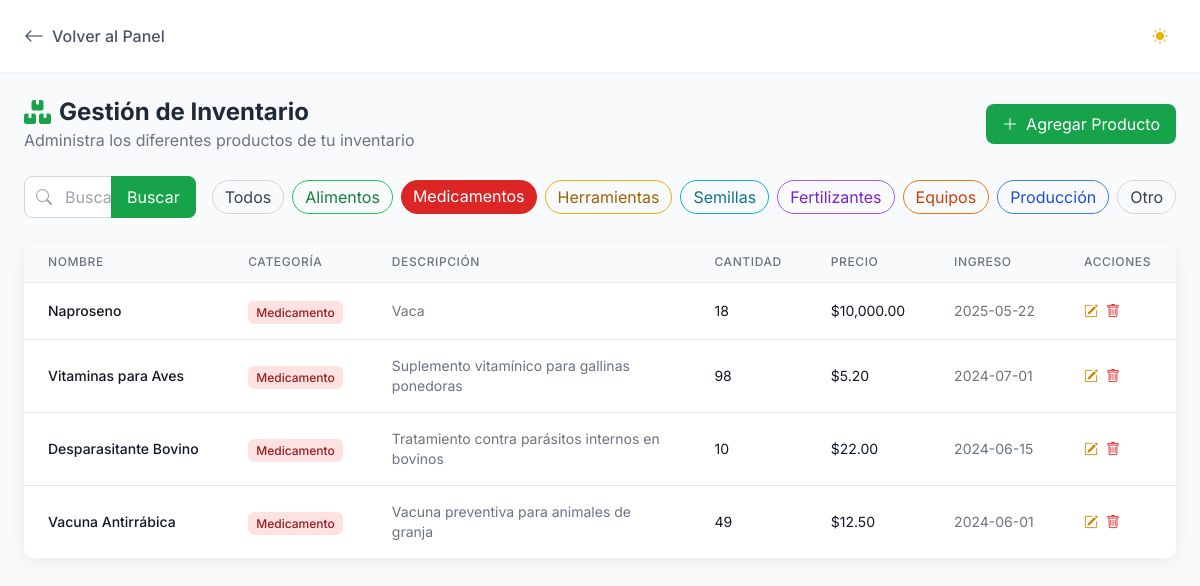
Screenshot of /modulos/inventario.php?tipo=medicamento (signed in) with the database file from the repository.
### tables this page shows
CREATE TABLE `inventario` (
  `id` int(11) NOT NULL,
  `tipo` enum('alimento','medicamento','herramienta','semilla','fertilizante','equipo','produccion','otro') NOT NULL,
  `nombre` varchar(100) DEFAULT NULL,
  `cantidad` int(11) DEFAULT NULL,
  `unidad` varchar(50) DEFAULT NULL,
  `fecha_vencimiento` date DEFAULT NULL,
  `descripcion` text DEFAULT NULL,
  `fecha_ingreso` date NOT NULL,
  `precio` decimal(10,2) NOT NULL
);

### modulos/inventario.php (the view, shortened to what this page needs)
<?php
include '../db.php';
$tipo_filtro = isset($_GET['tipo']) ? $_GET['tipo'] : null;
$buscar_termino = isset($_GET['buscar']) ? $_GET['buscar'] : null;
$sql = "SELECT * FROM inventario";
$conditions = [];
$params = [];
if ($tipo_filtro && $tipo_filtro !== 'todos') {
    $conditions[] = "tipo = :tipo";
    $params[':tipo'] = $tipo_filtro;
}
if (count($conditions) > 0) {
    $sql .= " WHERE " . implode(' AND ', $conditions);
}
$sql .= " ORDER BY fecha_ingreso DESC";
try {
    $stmt = $conn->prepare($sql);
    $stmt->execute($params);
    $productos = $stmt->fetchAll(PDO::FETCH_ASSOC);
} catch (PDOException $e) {
    $productos = [];
    error_log("Error de base de datos en inventario.php: " . $e->getMessage());
}
function getNombreCategoria($tipo)
{
    $nombres = [
        'alimento' => 'Alimento',
        'medicamento' => 'Medicamento',
        'herramienta' => 'Herramienta',
        'semilla' => 'Semilla',
        'fertilizante' => 'Fertilizante',
        'equipo' => 'Equipo',
        'produccion' => 'Producción',
        'otro' => 'Otro'
    ];
    return $nombres[$tipo] ?? $tipo;
}
?>
<!DOCTYPE html>
<html lang="es" class="h-full">
<head>
    <script src="https://cdn.tailwindcss.com"></script>
    <link rel="stylesheet" href="https://cdn.jsdelivr.net/npm/bootstrap-icons@1.11.3/font/bootstrap-icons.min.css">
    <link href="https://cdnjs.cloudflare.com/ajax/libs/font-awesome/6.0.0/css/all.min.css" rel="stylesheet">
</head>
<body x-data="appData()" class="h-full bg-gray-50 dark:bg-gray-900 font-sans text-gray-800 dark:text-gray-100 transition-colors duration-200">
    <div class="min-h-full">
        <header class="bg-white dark:bg-gray-800 shadow-sm sticky top-0 z-40">
            <div class="px-6 py-4 flex justify-between items-center">
                <div class="flex items-center space-x-4">
                    <a href="../dashboard.php" class="flex items-center text-gray-600 dark:text-gray-300 hover:text-primary-600 dark:hover:text-primary-400">
                        <i class="bi bi-arrow-left text-xl mr-2"></i>
                        <span class="font-medium">Volver al Panel</span>
                    </a>
                </div>
                <div class="flex items-center space-x-4">
                    <div class="hidden md:flex items-center space-x-4">
                        <div class="relative">
                            <button id="theme-toggle" class="p-2 rounded-full hover:bg-gray-100 dark:hover:bg-gray-700 focus:outline-none" @click="toggleTheme()">
                                <i class="bi bi-sun-fill text-yellow-500 dark:hidden"></i>
                            </button>
                        </div>
                    </div>
                </div>
            </div>
        </header>
        <main class="p-6">
            <div class="flex flex-col md:flex-row justify-between items-start md:items-center mb-6">
                <div>
                    <h1 class="text-2xl font-bold flex items-center">
                        <i class="fas fa-boxes text-primary-600 mr-2"></i> Gestión de Inventario
                    </h1>
                    <p class="text-gray-500 dark:text-gray-400">Administra los diferentes productos de tu inventario</p>
                </div>
                <div class="mt-4 md:mt-0 flex space-x-3">
                    <button @click="openModalAgregar = true" class="flex items-center justify-center px-4 py-2 bg-primary-600 hover:bg-primary-700 text-white rounded-lg transition-colors duration-200">
                        <i class="bi bi-plus-lg mr-2"></i>
                        Agregar Producto
                    </button>
                </div>
            </div>
            <div class="flex flex-col md:flex-row justify-between items-start md:items-center mb-6 space-y-4 md:space-y-0 md:space-x-4">
                <form action="inventario.php" method="GET" class="w-full md:w-auto flex-grow">
                    <div class="relative max-w-md">
                        <div class="absolute inset-y-0 left-0 pl-3 flex items-center pointer-events-none">
                        </div>
                        <input type="text" name="buscar" class="block w-full pl-10 pr-12 py-2 border border-gray-300 dark:border-gray-600 dark:bg-gray-700 rounded-lg focus:ring-primary-500 focus:border-primary-500" placeholder="Buscar por nombre o descripción" value="<?= htmlspecialchars($buscar_termino ?? '') ?>">
                        <div class="absolute inset-y-0 right-0 flex items-center">
                            <button type="submit" class="px-4 h-full bg-primary-600 text-white rounded-r-lg hover:bg-primary-700 focus:outline-none">
                                Buscar
                            </button>
                        </div>
                    </div>
                </form>
                <div class="flex space-x-2 overflow-x-auto pb-2 md:pb-0 flex-shrink-0">
                    <a href="inventario.php?<?= $buscar_termino ? 'buscar=' . htmlspecialchars($buscar_termino) . '&' : '' ?>tipo=todos" class="px-3 py-1 rounded-full transition-colors duration-200 <?= ($tipo_filtro === null || $tipo_filtro === 'todos') ? 'bg-primary-600 text-white' : 'border border-gray-300 dark:border-gray-600 text-gray-700 dark:text-gray-300 hover:bg-gray-100 dark:hover:bg-gray-700' ?>">Todos</a>
                    <a href="inventario.php?<?= $buscar_termino ? 'buscar=' . htmlspecialchars($buscar_termino) . '&' : '' ?>tipo=alimento" class="px-3 py-1 rounded-full transition-colors duration-200 <?= ($tipo_filtro === 'alimento') ? 'bg-green-600 text-white' : 'border border-green-500 text-green-700 hover:bg-green-50' ?>">Alimentos</a>
                    <a href="inventario.php?<?= $buscar_termino ? 'buscar=' . htmlspecialchars($buscar_termino) . '&' : '' ?>tipo=medicamento" class="px-3 py-1 rounded-full transition-colors duration-200 <?= ($tipo_filtro === 'medicamento') ? 'bg-red-600 text-white' : 'border border-red-500 text-red-700 hover:bg-red-50' ?>">Medicamentos</a>
                    <a href="inventario.php?<?= $buscar_termino ? 'buscar=' . htmlspecialchars($buscar_termino) . '&' : '' ?>tipo=herramienta" class="px-3 py-1 rounded-full transition-colors duration-200 <?= ($tipo_filtro === 'herramienta') ? 'bg-yellow-600 text-white' : 'border border-yellow-500 text-yellow-700 hover:bg-yellow-50' ?>">Herramientas</a>
                    <a href="inventario.php?<?= $buscar_termino ? 'buscar=' . htmlspecialchars($buscar_termino) . '&' : '' ?>tipo=semilla" class="px-3 py-1 rounded-full transition-colors duration-200 <?= ($tipo_filtro === 'semilla') ? 'bg-cyan-600 text-white' : 'border border-cyan-500 text-cyan-700 hover:bg-cyan-50' ?>">Semillas</a>
                    <a href="inventario.php?<?= $buscar_termino ? 'buscar=' . htmlspecialchars($buscar_termino) . '&' : '' ?>tipo=fertilizante" class="px-3 py-1 rounded-full transition-colors duration-200 <?= ($tipo_filtro === 'fertilizante') ? 'bg-purple-600 text-white' : 'border border-purple-500 text-purple-700 hover:bg-purple-50' ?>">Fertilizantes</a>
                    <a href="inventario.php?<?= $buscar_termino ? 'buscar=' . htmlspecialchars($buscar_termino) . '&' : '' ?>tipo=equipo" class="px-3 py-1 rounded-full transition-colors duration-200 <?= ($tipo_filtro === 'equipo') ? 'bg-orange-600 text-white' : 'border border-orange-500 text-orange-700 hover:bg-orange-50' ?>">Equipos</a>
                    <a href="inventario.php?<?= $buscar_termino ? 'buscar=' . htmlspecialchars($buscar_termino) . '&' : '' ?>tipo=produccion" class="px-3 py-1 rounded-full transition-colors duration-200 <?= ($tipo_filtro === 'produccion') ? 'bg-blue-600 text-white' : 'border border-blue-500 text-blue-700 hover:bg-blue-50' ?>">Producción</a>
                    <a href="inventario.php?<?= $buscar_termino ? 'buscar=' . htmlspecialchars($buscar_termino) . '&' : '' ?>tipo=otro" class="px-3 py-1 rounded-full transition-colors duration-200 <?= ($tipo_filtro === 'otro') ? 'bg-gray-600 text-white' : 'border border-gray-300 dark:border-gray-600 text-gray-700 dark:text-gray-300 hover:bg-gray-100 dark:hover:bg-gray-700' ?>">Otro</a>
                </div>
            </div>
            <div class="bg-white dark:bg-gray-800 rounded-xl shadow-soft overflow-hidden">
                <div class="overflow-x-auto">
                    <table class="min-w-full divide-y divide-gray-200 dark:divide-gray-700">
                        <thead class="bg-gray-50 dark:bg-gray-700">
                            <tr>
                                <th scope="col" class="px-6 py-3 text-left text-xs font-medium text-gray-500 dark:text-gray-300 uppercase tracking-wider">Nombre</th>
                                <th scope="col" class="px-6 py-3 text-left text-xs font-medium text-gray-500 dark:text-gray-300 uppercase tracking-wider">Categoría</th>
                                <th scope="col" class="px-6 py-3 text-left text-xs font-medium text-gray-500 dark:text-gray-300 uppercase tracking-wider">Descripción</th>
                                <th scope="col" class="px-6 py-3 text-left text-xs font-medium text-gray-500 dark:text-gray-300 uppercase tracking-wider">Cantidad</th>
                                <th scope="col" class="px-6 py-3 text-left text-xs font-medium text-gray-500 dark:text-gray-300 uppercase tracking-wider">Precio</th>
                                <th scope="col" class="px-6 py-3 text-left text-xs font-medium text-gray-500 dark:text-gray-300 uppercase tracking-wider">Ingreso</th>
                                <th scope="col" class="px-6 py-3 text-left text-xs font-medium text-gray-500 dark:text-gray-300 uppercase tracking-wider">Acciones</th>
                            </tr>
                        </thead>
                        <tbody class="bg-white dark:bg-gray-800 divide-y divide-gray-200 dark:divide-gray-700">
                            <?php if (empty($productos)): ?>
                                <tr>
                                    <td colspan="7" class="px-6 py-4 text-center text-gray-500 dark:text-gray-400">
                                        No se encontraron productos registrados
                                    </td>
                                </tr>
                            <?php else: ?>
                                <?php foreach ($productos as $producto): ?>
                                    <tr class="hover:bg-gray-50 dark:hover:bg-gray-700">
                                        <td class="px-6 py-4 whitespace-nowrap">
                                            <div class="text-sm font-medium text-gray-900 dark:text-white"><?= htmlspecialchars($producto['nombre']) ?></div>
                                        </td>
                                        <td class="px-6 py-4 whitespace-nowrap">
                                            <?php
                                            $badgeClasses = [
                                                'alimento' => 'bg-green-100 text-green-800',
                                                'medicamento' => 'bg-red-100 text-red-800',
                                                'herramienta' => 'bg-yellow-100 text-yellow-800',
                                                'semilla' => 'bg-cyan-100 text-cyan-800',
                                                'fertilizante' => 'bg-purple-100 text-purple-800',
                                                'equipo' => 'bg-orange-100 text-orange-800',
                                                'produccion' => 'bg-blue-100 text-blue-800',
                                                'otro' => 'bg-gray-100 text-gray-800'
                                            ];
                                            $badgeClass = $badgeClasses[$producto['tipo']] ?? 'bg-gray-100 text-gray-800';
                                            ?>
                                            <span class="category-badge <?= $badgeClass ?>">
                                                <?= getNombreCategoria($producto['tipo']) ?>
                                            </span>
                                        </td>
                                        <td class="px-6 py-4 whitespace-normal text-sm text-gray-500 dark:text-gray-400 max-w-xs"><?= htmlspecialchars($producto['descripcion']) ?></td>
                                        <td class="px-6 py-4 whitespace-nowrap">
                                            <div class="text-sm text-gray-900 dark:text-white"><?= htmlspecialchars($producto['cantidad']) ?></div>
                                        </td>
                                        <td class="px-6 py-4 whitespace-nowrap">
                                            <div class="text-sm text-gray-900 dark:text-white">$<?= number_format($producto['precio'], 2) ?></div>
                                        </td>
                                        <td class="px-6 py-4 whitespace-nowrap">
                                            <div class="text-sm text-gray-500 dark:text-gray-400"><?= htmlspecialchars($producto['fecha_ingreso']) ?></div>
                                        </td>
                                        <td class="px-6 py-4 whitespace-nowrap text-sm font-medium">
                                            <div class="flex space-x-2">
                                                <button type="button" @click="openModalEditar = true; productoParaEditar = JSON.parse('<?= htmlspecialchars(json_encode($producto), ENT_QUOTES, 'UTF-8') ?>'); inicializarFormularioEdicion();" class="text-yellow-600 dark:text-yellow-400 hover:text-yellow-900 dark:hover:text-yellow-500">
                                                    <i class="bi bi-pencil-square"></i>
                                                </button>
                                                <button type="button" @click="confirmDelete(<?= $producto['id'] ?>)" class="text-red-600 dark:text-red-400 hover:text-red-900 dark:hover:text-red-500">
                                                    <i class="bi bi-trash"></i>
                                                </button>
                                            </div>
                                        </td>
                                    </tr>
                                <?php endforeach; ?>
                            <?php endif; ?>
                        </tbody>
                    </table>
                </div>
            </div>
        </main>
    </div>
</body>
</html>

### modulos/inventario.php (style rules this page uses)
.category-badge { padding: 0.25rem 0.5rem; border-radius: 0.375rem; font-size: 0.75rem; font-weight: 500; }

### rows the page displays
inventario: nombre "Naproseno", tipo "Medicamento", descripcion "Vaca", cantidad "18", precio "10,000.00", fecha_ingreso "2025-05-22"
inventario: nombre "Vitaminas para Aves", tipo "Medicamento", descripcion "Suplemento vitamínico para gallinas ponedoras", cantidad "98", precio "5.20", fecha_ingreso "2024-07-01"
inventario: nombre "Desparasitante Bovino", tipo "Medicamento", descripcion "Tratamiento contra parásitos internos en bovinos", cantidad "10", precio "22.00", fecha_ingreso "2024-06-15"
inventario: nombre "Vacuna Antirrábica", tipo "Medicamento", descripcion "Vacuna preventiva para animales de granja", cantidad "49", precio "12.50", fecha_ingreso "2024-06-01"
